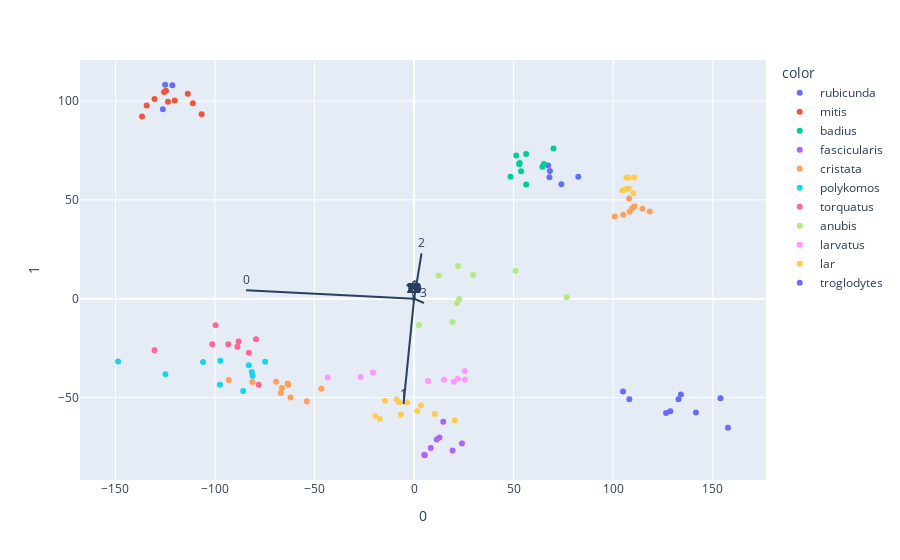

Here is the notebook cell this chart was saved with:
### Code cell
pca = PCA(n_components=2)
components = pca.fit_transform(X)

loadings = pca.components_.T * np.sqrt(pca.explained_variance_)

fig = px.scatter(components, x=0, y=1, color=y)

for i, feature in enumerate(X.columns):
    fig.add_shape(
        type='line',
        x0=0, y0=0,
        x1=loadings[i, 0],
        y1=loadings[i, 1]
    )
    fig.add_annotation(
        x=loadings[i, 0],
        y=loadings[i, 1],
        ax=0, ay=0,
        xanchor="center",
        yanchor="bottom",
        text=feature,
    )
fig.show()

### Figure 1 — Plotly figure (JSON) as saved in the notebook; plotly's stock layout.template omitted (floating-point values rounded to 4 significant figures)
{"data": [{"hovertemplate": "color=rubicunda<br>0=%{x}<br>1=%{y}<extra></extra>", "legendgroup": "rubicunda", "marker": {"color": "#636efa", "symbol": "circle"}, "mode": "markers", "name": "rubicunda", "orientation": "v", "showlegend": true, "type": "scatter", "x": [-121.4, -125.0, -126.2, 82.45, 73.96, 68.19, 67.97, 67.35], "xaxis": "x", "y": [108.0, 108.2, 95.83, 61.66, 57.88, 64.55, 61.42, 67.32], "yaxis": "y"}, {"hovertemplate": "color=mitis<br>0=%{x}<br>1=%{y}<extra></extra>", "legendgroup": "mitis", "marker": {"color": "#EF553B", "symbol": "circle"}, "mode": "markers", "name": "mitis", "orientation": "v", "showlegend": true, "type": "scatter", "x": [-111.1, -106.7, -113.6, -120.2, -123.6, -130.3, -124.6, -134.3, -125.6, -136.7], "xaxis": "x", "y": [98.82, 93.35, 103.6, 100.2, 99.63, 101.0, 105.2, 97.67, 104.6, 92.12], "yaxis": "y"}, {"hovertemplate": "color=badius<br>0=%{x}<br>1=%{y}<extra></extra>", "legendgroup": "badius", "marker": {"color": "#00cc96", "symbol": "circle"}, "mode": "markers", "name": "badius", "orientation": "v", "showlegend": true, "type": "scatter", "x": [56.26, 56.27, 64.43, 53.72, 51.28, 69.99, 48.44, 53.01, 65.23, 52.75], "xaxis": "x", "y": [73.21, 57.82, 66.74, 64.52, 72.48, 75.95, 61.68, 68.67, 68.12, 67.98], "yaxis": "y"}, {"hovertemplate": "color=fascicularis<br>0=%{x}<br>1=%{y}<extra></extra>", "legendgroup": "fascicularis", "marker": {"color": "#ab63fa", "symbol": "circle"}, "mode": "markers", "name": "fascicularis", "orientation": "v", "showlegend": true, "type": "scatter", "x": [19.3, 8.369, 24.04, 11.38, 5.344, 14.64, 5.166, 12.76], "xaxis": "x", "y": [-76.75, -75.55, -73.31, -71.29, -79.2, -62.3, -78.98, -70.25], "yaxis": "y"}, {"hovertemplate": "color=cristata<br>0=%{x}<br>1=%{y}<extra></extra>", "legendgroup": "cristata", "marker": {"color": "#FFA15A", "symbol": "circle"}, "mode": "markers", "name": "cristata", "orientation": "v", "showlegend": true, "type": "scatter", "x": [-46.53, -53.9, -63.17, -66.38, -63.49, -62.1, -69.37, -81.22, -66.9, -93.09, 118.3, 114.7, 108.0, 108.2, 110.7, 109.5, 105.0, 100.8], "xaxis": "x", "y": [-45.52, -51.85, -43.55, -45.21, -42.96, -49.99, -42.05, -42.11, -47.7, -41.13, 44.08, 45.56, 50.68, 44.04, 46.79, 45.69, 42.46, 41.58], "yaxis": "y"}, {"hovertemplate": "color=polykomos<br>0=%{x}<br>1=%{y}<extra></extra>", "legendgroup": "polykomos", "marker": {"color": "#19d3f3", "symbol": "circle"}, "mode": "markers", "name": "polykomos", "orientation": "v", "showlegend": true, "type": "scatter", "x": [-74.82, -85.82, -81.5, -81.12, -83.05, -97.52, -97.31, -106.0, -124.9, -148.7], "xaxis": "x", "y": [-31.92, -46.67, -37.1, -38.98, -33.71, -43.5, -31.43, -32.02, -38.17, -31.77], "yaxis": "y"}, {"hovertemplate": "color=torquatus<br>0=%{x}<br>1=%{y}<extra></extra>", "legendgroup": "torquatus", "marker": {"color": "#FF6692", "symbol": "circle"}, "mode": "markers", "name": "torquatus", "orientation": "v", "showlegend": true, "type": "scatter", "x": [-78.09, -79.41, -88.13, -101.4, -82.96, -130.4, -99.67, -88.76, -93.32], "xaxis": "x", "y": [-43.48, -20.52, -21.63, -23.08, -27.33, -26.12, -13.5, -24.29, -23.1], "yaxis": "y"}, {"hovertemplate": "color=anubis<br>0=%{x}<br>1=%{y}<extra></extra>", "legendgroup": "anubis", "marker": {"color": "#B6E880", "symbol": "circle"}, "mode": "markers", "name": "anubis", "orientation": "v", "showlegend": true, "type": "scatter", "x": [76.6, 50.99, 22.68, 12.34, 29.6, 21.5, 19.31, 22.05, 2.472], "xaxis": "x", "y": [0.6721, 14.19, -0.199, 11.76, 11.94, -2.281, -11.81, 16.48, -13.26], "yaxis": "y"}, {"hovertemplate": "color=larvatus<br>0=%{x}<br>1=%{y}<extra></extra>", "legendgroup": "larvatus", "marker": {"color": "#FF97FF", "symbol": "circle"}, "mode": "markers", "name": "larvatus", "orientation": "v", "showlegend": true, "type": "scatter", "x": [6.991, -20.69, -26.85, -43.36, 21.93, 25.42, 25.52, 15.03, 19.86], "xaxis": "x", "y": [-41.63, -37.36, -39.57, -39.91, -40.45, -36.53, -41.02, -40.98, -42.04], "yaxis": "y"}, {"hovertemplate": "color=lar<br>0=%{x}<br>1=%{y}<extra></extra>", "legendgroup": "lar", "marker": {"color": "#FECB52", "symbol": "circle"}, "mode": "markers", "name": "lar", "orientation": "v", "showlegend": true, "type": "scatter", "x": [20.42, 10.39, -6.634, 3.472, -7.492, 1.586, -17.21, -8.824, -3.586, -19.53, -14.68, 110.1, 110.6, 107.6, 107.8, 106.3, 106.7, 104.6], "xaxis": "x", "y": [-61.58, -58.3, -58.53, -54.03, -52.43, -56.8, -60.92, -50.99, -52.56, -59.28, -51.66, 53.37, 61.27, 61.37, 55.69, 55.44, 61.23, 54.77], "yaxis": "y"}, {"hovertemplate": "color=troglodytes<br>0=%{x}<br>1=%{y}<extra></extra>", "legendgroup": "troglodytes", "marker": {"color": "#636efa", "symbol": "circle"}, "mode": "markers", "name": "troglodytes", "orientation": "v", "showlegend": true, "type": "scatter", "x": [153.9, 132.8, 128.7, 108.1, 141.5, 126.5, 104.9, 134.0, 157.6], "xaxis": "x", "y": [-50.39, -50.9, -56.92, -50.87, -57.58, -57.89, -46.95, -48.45, -65.25], "yaxis": "y"}], "layout": {"annotations": [{"ax": 0, "ay": 0, "text": "0", "x": -84.38, "xanchor": "center", "y": 4.237, "yanchor": "bottom"}, {"ax": 0, "ay": 0, "text": "1", "x": -5.309, "xanchor": "center", "y": -53.32, "yanchor": "bottom"}, {"ax": 0, "ay": 0, "text": "2", "x": 3.728, "xanchor": "center", "y": 22.94, "yanchor": "bottom"}, {"ax": 0, "ay": 0, "text": "3", "x": 4.912, "xanchor": "center", "y": -2.177, "yanchor": "bottom"}, {"ax": 0, "ay": 0, "text": "4", "x": -0.4673, "xanchor": "center", "y": 1.863, "yanchor": "bottom"}, {"ax": 0, "ay": 0, "text": "5", "x": 0.6932, "xanchor": "center", "y": -0.3395, "yanchor": "bottom"}, {"ax": 0, "ay": 0, "text": "6", "x": 0.0625, "xanchor": "center", "y": -0.03854, "yanchor": "bottom"}, {"ax": 0, "ay": 0, "text": "7", "x": -0.5075, "xanchor": "center", "y": -1.044, "yanchor": "bottom"}, {"ax": 0, "ay": 0, "text": "8", "x": 0.4179, "xanchor": "center", "y": 1.114, "yanchor": "bottom"}, {"ax": 0, "ay": 0, "text": "9", "x": -0.4345, "xanchor": "center", "y": 0.3424, "yanchor": "bottom"}, {"ax": 0, "ay": 0, "text": "10", "x": -0.5022, "xanchor": "center", "y": 0.1647, "yanchor": "bottom"}, {"ax": 0, "ay": 0, "text": "11", "x": -0.8699, "xanchor": "center", "y": 0.153, "yanchor": "bottom"}, {"ax": 0, "ay": 0, "text": "12", "x": -0.2427, "xanchor": "center", "y": -0.2788, "yanchor": "bottom"}, {"ax": 0, "ay": 0, "text": "13", "x": -0.4623, "xanchor": "center", "y": -0.0169, "yanchor": "bottom"}, {"ax": 0, "ay": 0, "text": "14", "x": 0.03221, "xanchor": "center", "y": 0.054, "yanchor": "bottom"}, {"ax": 0, "ay": 0, "text": "15", "x": 0.08163, "xanchor": "center", "y": 0.0686, "yanchor": "bottom"}, {"ax": 0, "ay": 0, "text": "16", "x": -0.048, "xanchor": "center", "y": 0.1679, "yanchor": "bottom"}, {"ax": 0, "ay": 0, "text": "17", "x": -0.06621, "xanchor": "center", "y": -0.3535, "yanchor": "bottom"}, {"ax": 0, "ay": 0, "text": "18", "x": -0.05115, "xanchor": "center", "y": 0.1115, "yanchor": "bottom"}, {"ax": 0, "ay": 0, "text": "19", "x": 0.2178, "xanchor": "center", "y": 0.05819, "yanchor": "bottom"}, {"ax": 0, "ay": 0, "text": "20", "x": 0.03922, "xanchor": "center", "y": 0.0439, "yanchor": "bottom"}, {"ax": 0, "ay": 0, "text": "21", "x": 0.162, "xanchor": "center", "y": 0.006404, "yanchor": "bottom"}, {"ax": 0, "ay": 0, "text": "22", "x": 0.1705, "xanchor": "center", "y": 0.1012, "yanchor": "bottom"}, {"ax": 0, "ay": 0, "text": "23", "x": 0.04755, "xanchor": "center", "y": 0.03309, "yanchor": "bottom"}, {"ax": 0, "ay": 0, "text": "24", "x": -0.02957, "xanchor": "center", "y": 0.07704, "yanchor": "bottom"}, {"ax": 0, "ay": 0, "text": "25", "x": -0.01608, "xanchor": "center", "y": -0.0151, "yanchor": "bottom"}, {"ax": 0, "ay": 0, "text": "26", "x": 0.07593, "xanchor": "center", "y": 0.03824, "yanchor": "bottom"}, {"ax": 0, "ay": 0, "text": "27", "x": 0.03292, "xanchor": "center", "y": 0.02573, "yanchor": "bottom"}, {"ax": 0, "ay": 0, "text": "28", "x": 0.03926, "xanchor": "center", "y": 0.001394, "yanchor": "bottom"}, {"ax": 0, "ay": 0, "text": "29", "x": -0.01569, "xanchor": "center", "y": 0.02723, "yanchor": "bottom"}], "legend": {"title": {"text": "color"}, "tracegroupgap": 0}, "margin": {"t": 60}, "shapes": [{"type": "line", "x0": 0, "x1": -84.38, "y0": 0, "y1": 4.237}, {"type": "line", "x0": 0, "x1": -5.309, "y0": 0, "y1": -53.32}, {"type": "line", "x0": 0, "x1": 3.728, "y0": 0, "y1": 22.94}, {"type": "line", "x0": 0, "x1": 4.912, "y0": 0, "y1": -2.177}, {"type": "line", "x0": 0, "x1": -0.4673, "y0": 0, "y1": 1.863}, {"type": "line", "x0": 0, "x1": 0.6932, "y0": 0, "y1": -0.3395}, {"type": "line", "x0": 0, "x1": 0.0625, "y0": 0, "y1": -0.03854}, {"type": "line", "x0": 0, "x1": -0.5075, "y0": 0, "y1": -1.044}, {"type": "line", "x0": 0, "x1": 0.4179, "y0": 0, "y1": 1.114}, {"type": "line", "x0": 0, "x1": -0.4345, "y0": 0, "y1": 0.3424}, {"type": "line", "x0": 0, "x1": -0.5022, "y0": 0, "y1": 0.1647}, {"type": "line", "x0": 0, "x1": -0.8699, "y0": 0, "y1": 0.153}, {"type": "line", "x0": 0, "x1": -0.2427, "y0": 0, "y1": -0.2788}, {"type": "line", "x0": 0, "x1": -0.4623, "y0": 0, "y1": -0.0169}, {"type": "line", "x0": 0, "x1": 0.03221, "y0": 0, "y1": 0.054}, {"type": "line", "x0": 0, "x1": 0.08163, "y0": 0, "y1": 0.0686}, {"type": "line", "x0": 0, "x1": -0.048, "y0": 0, "y1": 0.1679}, {"type": "line", "x0": 0, "x1": -0.06621, "y0": 0, "y1": -0.3535}, {"type": "line", "x0": 0, "x1": -0.05115, "y0": 0, "y1": 0.1115}, {"type": "line", "x0": 0, "x1": 0.2178, "y0": 0, "y1": 0.05819}, {"type": "line", "x0": 0, "x1": 0.03922, "y0": 0, "y1": 0.0439}, {"type": "line", "x0": 0, "x1": 0.162, "y0": 0, "y1": 0.006404}, {"type": "line", "x0": 0, "x1": 0.1705, "y0": 0, "y1": 0.1012}, {"type": "line", "x0": 0, "x1": 0.04755, "y0": 0, "y1": 0.03309}, {"type": "line", "x0": 0, "x1": -0.02957, "y0": 0, "y1": 0.07704}, {"type": "line", "x0": 0, "x1": -0.01608, "y0": 0, "y1": -0.0151}, {"type": "line", "x0": 0, "x1": 0.07593, "y0": 0, "y1": 0.03824}, {"type": "line", "x0": 0, "x1": 0.03292, "y0": 0, "y1": 0.02573}, {"type": "line", "x0": 0, "x1": 0.03926, "y0": 0, "y1": 0.001394}, {"type": "line", "x0": 0, "x1": -0.01569, "y0": 0, "y1": 0.02723}], "xaxis": {"anchor": "y", "domain": [0, 1], "title": {"text": "0"}}, "yaxis": {"anchor": "x", "domain": [0, 1], "title": {"text": "1"}}}}
